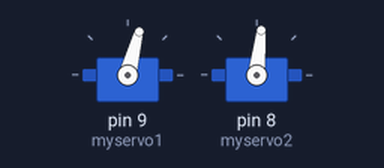
A sketch run on a simulated Arduino Uno, built with avr-gcc and run on an emulated ATmega328P. On the bench: 2 × servo.

Above: at 0.05 s.
At 1.0 s:
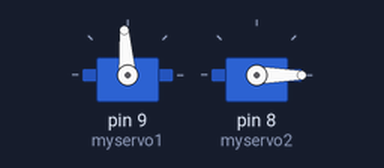
At 1.95 s:
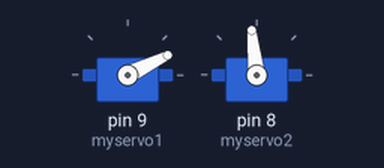
At 3.8 s:
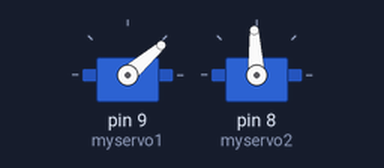
Timing chart, 0 to 8.8 s (numbered marks = the images above):
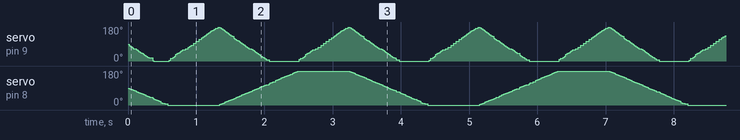

The sketch:

servo_3.ino
```cpp
#include <VarSpeedServo.h>

// create servo object to control a servo
VarSpeedServo myservo1;
VarSpeedServo myservo2;

void setup() {

  // initialize serial:
 //Serial.begin(9600);

  myservo1.attach(9);
  myservo2.attach(8);
}

void loop() {

  int LEF = 0;
  int RIG = 180;

  int SPEED1 = 160;
  int SPEED2 = 100;

  for(int i = 0; i < 4; i++) {

    myservo1.write(LEF, SPEED1,false);
    myservo2.write(LEF, SPEED2);
    myservo1.wait();
    myservo2.wait();

    myservo1.write(RIG, SPEED1);
    myservo1.wait();

    myservo1.write(LEF, SPEED1);
    myservo2.write(RIG, SPEED2);
    myservo1.wait();
    myservo2.wait();

    myservo1.write(RIG, SPEED1);
    myservo1.wait();

  }

  ///*
  delay(3000);
  myservo1.detach();
  myservo2.detach();
//  */
}
```
